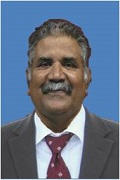
#> input picture Images/SMVITM_CS/1.jpg, 120 x 180 px
$ python 76.py
#> lines starting #> are read from the running program, lines starting #| are printed output that depends on the picture

import cv2
import numpy as np
dim1=200
dim2=300
college="SMVITM"
dept="CS"
imgpath1="Images/"+college+"_"+dept+"/"
imgpath2="Images/"+college+"_"+dept+"R"+"/"
print(imgpath1)
print(imgpath2)

image1=cv2.imread(imgpath1+"1.jpg")
#> image1 is the input picture: shape (180, 120, 3); mean B, G, R 136, 114.9, 100.6
image1=cv2.resize(image1,(dim1,dim2))
#> image1: shape (300, 200, 3)
image2=cv2.imread(imgpath1+"2.jpg")
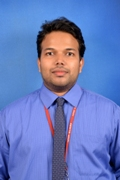
#> input picture Images/SMVITM_CS/2.jpg, 120 x 180 px
#> image2 is the input picture: shape (180, 120, 3); mean B, G, R 188.6, 124.1, 104.2
image2=cv2.resize(image2,(dim1,dim2))
#> image2: shape (300, 200, 3)
image3=cv2.imread(imgpath1+"3.jpg")
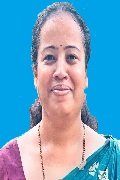
#> input picture Images/SMVITM_CS/3.jpg, 120 x 180 px
#> image3 is the input picture: shape (180, 120, 3); mean B, G, R 195.9, 163.6, 108.8
image3=cv2.resize(image3,(dim1,dim2))
#> image3: shape (300, 200, 3)
image4=cv2.imread(imgpath1+"4.jpg")
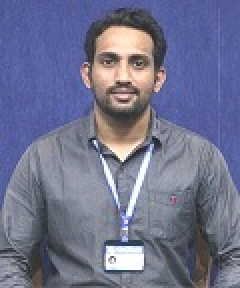
#> input picture Images/SMVITM_CS/4.jpg, 120 x 144 px (shown 2 times larger)
#> image4 is the input picture: shape (144, 120, 3); mean B, G, R 142.2, 114.2, 111.5
image4=cv2.resize(image4,(dim1,dim2))
#> image4: shape (300, 200, 3)
hstack1=np.hstack([image1,image2,image3,image4])
cv2.imwrite(imgpath2+"Row1.jpg", hstack1)

image1=cv2.imread(imgpath1+"5.jpg")
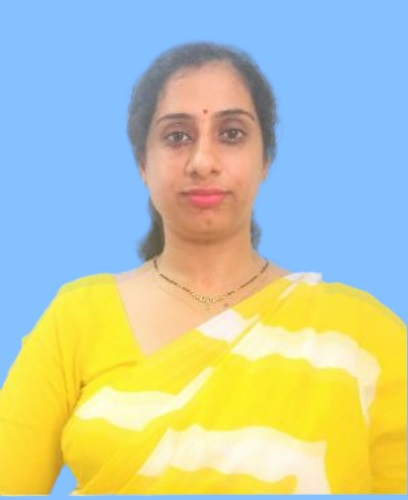
#> input picture Images/SMVITM_CS/5.jpg, 408 x 500 px
#> image1 is the input picture: shape (500, 408, 3); mean B, G, R 170.6, 200.3, 188.7
image1=cv2.resize(image1,(dim1,dim2))
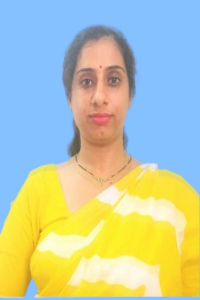
#> image1: shape (300, 200, 3); mean B, G, R 170.6, 200.2, 188.7
image2=cv2.imread(imgpath1+"6.jpg")
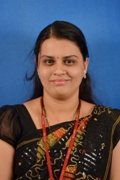
#> input picture Images/SMVITM_CS/6.jpg, 120 x 180 px
#> image2 is the input picture: shape (180, 120, 3); mean B, G, R 94.5, 81.8, 83.6
image2=cv2.resize(image2,(dim1,dim2))
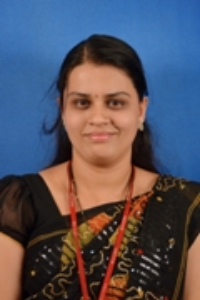
#> image2: shape (300, 200, 3); mean B, G, R 94.4, 81.7, 83.6
image3=cv2.imread(imgpath1+"7.jpg")
#> (the run stopped early here; a loop or call above may not have finished)
